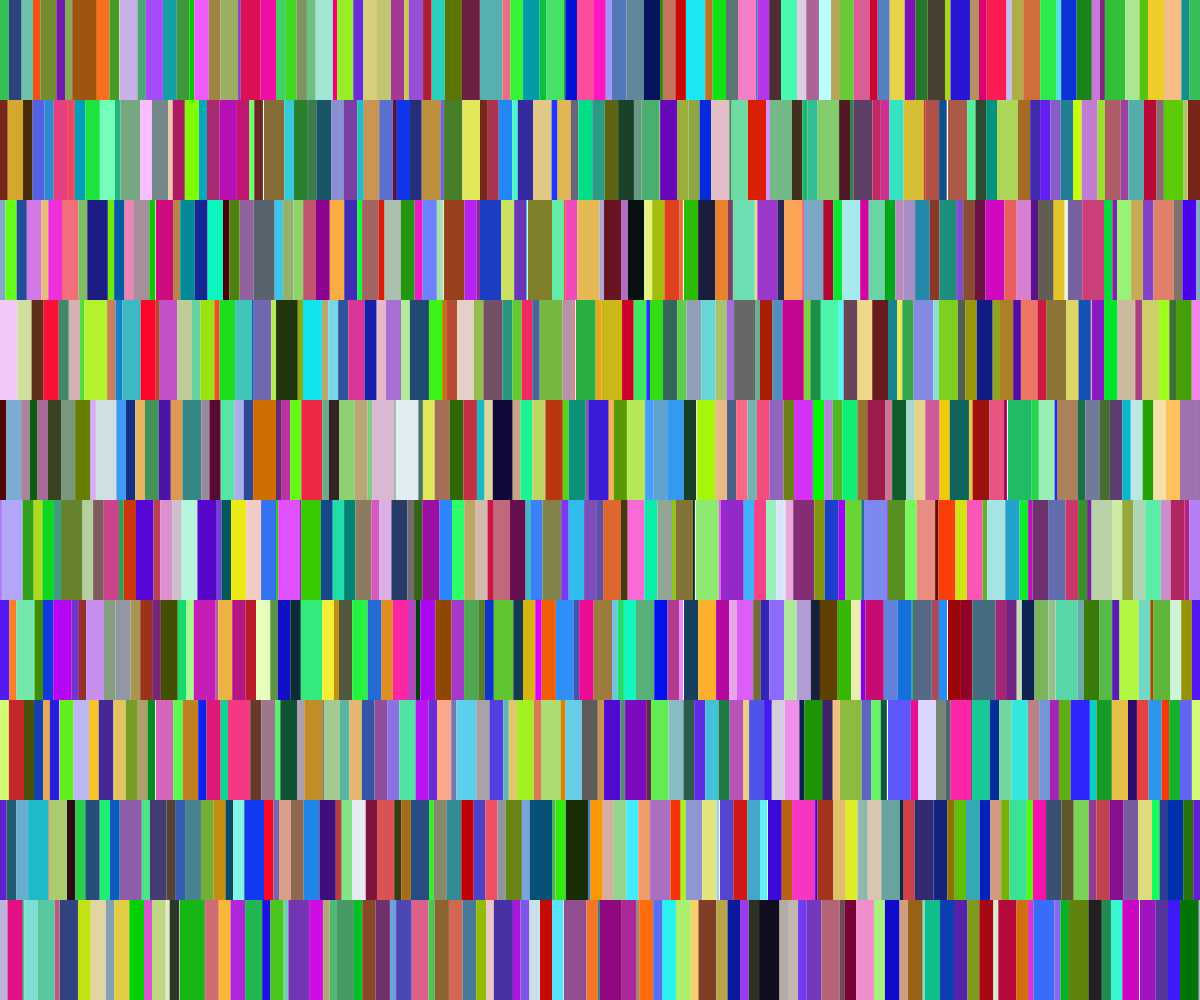
Frame 1 (no input)
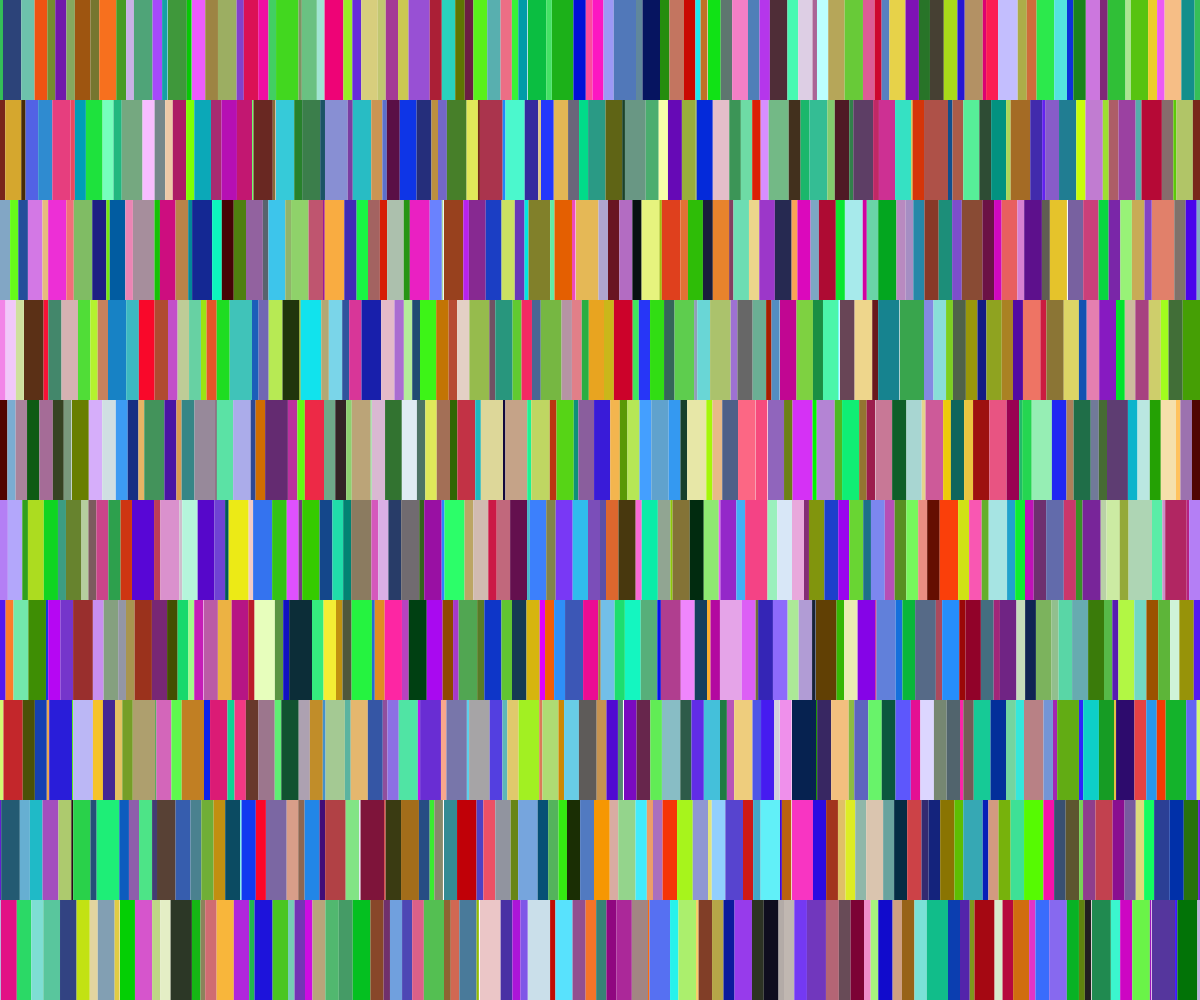
Frame 60 (no input)
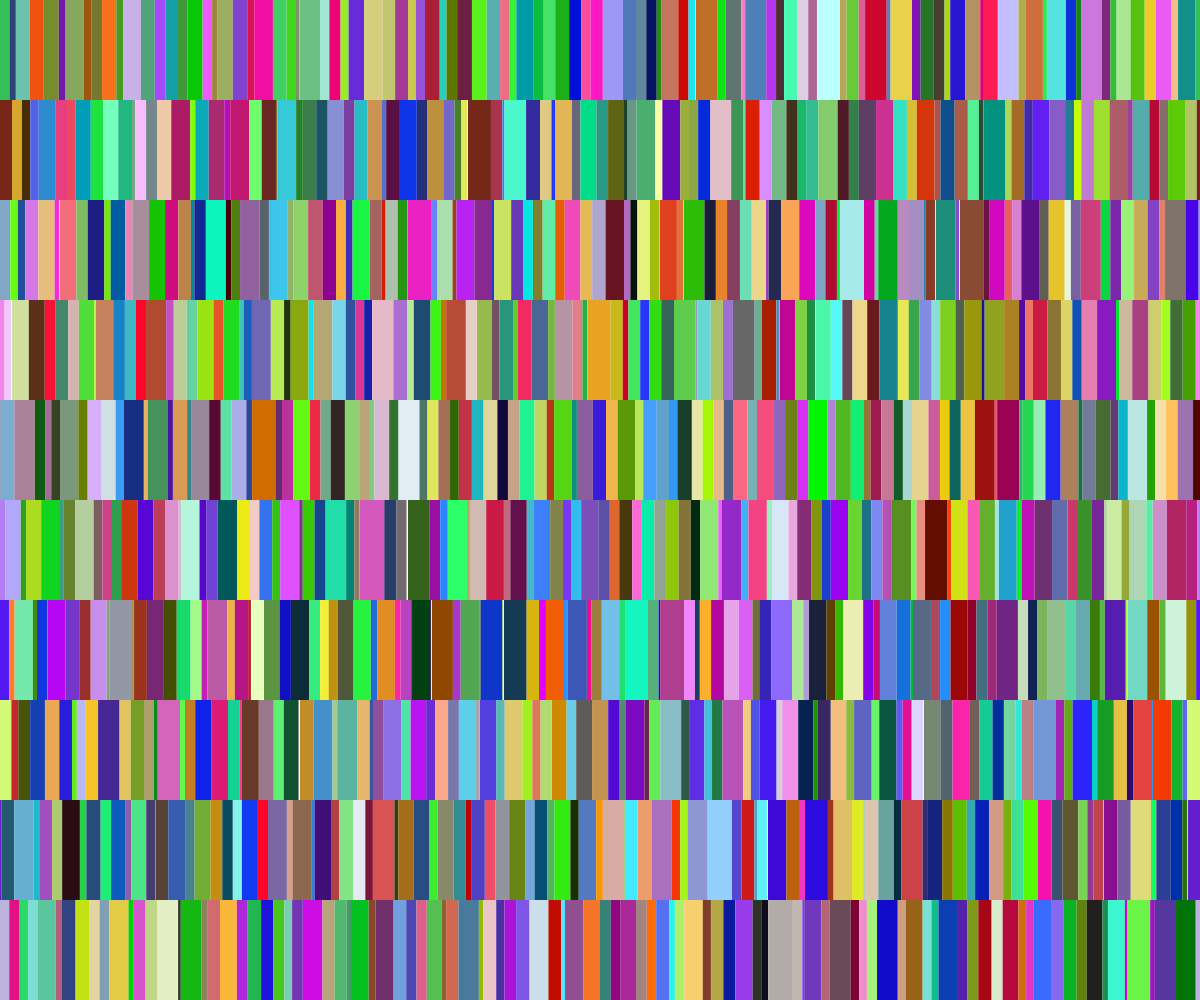
Frame 120 (the mouse pressed at the canvas centre since frame 60)

The p5.js sketch that drew these frames (run headless with seeded random() and noise() and a simulated clock; from frame 60 on, the mouse is pressed at the canvas centre):

// p5.js sketch
// ── sketch.js
let offset;
let margin = 0;
let rowHeight = 100;
let rows = [];

function setup(){
  createCanvas(windowWidth, windowHeight);

  // let containerWidth = 800;
  // let containerHeight = 800;

  let containerWidth = width;
  let containerHeight = height;

  let numRows = floor(containerHeight/rowHeight);
  rowHeight = height/numRows; //make it exact!

  let numLines = 100;
  offset = containerWidth/numLines;

  for(let r = 0; r < numRows; r++){
    let lines = [];
    for(let i = 0; i < numLines; i++){
      lines.push({origin: i * offset + offset/2 + margin, direction: random() > 0.5 ? -1 : 1, color: randomColor()} );
      lines[i].x = lines[i].origin + random(-offset/2, offset/2);
      lines[i].y = r * rowHeight;
      lines[i].speed = random(0.5, 1.5);
    }
    rows.push(lines);
  }
  // print(lines);
}

function draw(){
  background(255);
  //rect(0 + margin, 0, 800, 100);
  for(let h = 0; h < rows.length; h++){
    let row = rows[h];

    for(let i = 0; i < row.length; i++){
      l = row[i];
      l.x += l.speed * l.direction;
      // stroke("red");
      // line(l.origin, l.y, l.origin, l.y+rowHeight);
      // strokeWeight(3);
      // stroke(l.color);
      noStroke();
      fill(l.color);

      // line(l.x, l.y, l.x, l.y+rowHeight);
      if(i == 0){

        // ellipse(l.x, l.y, 200, 200);
        quad(0, rowHeight * h, 0, rowHeight * h + rowHeight, l.x, l.y+rowHeight, l.x, l.y) 
      // } else if(i == row.length -1){

      } else {
        let next = row[i-1];
        let width = next.x - l.x;
        //quad(x1, y1, x2, y2, x3, y3, x4, y4,
        quad(l.x, l.y, l.x, l.y+rowHeight,  next.x, next.y+rowHeight, next.x, next.y);
      }


      if(l.x > l.origin + offset/2){
        l.x = l.origin + offset/2;
        l.speed = random(0.5, 1.5);
        l.direction*=-1;
      } else if(l.x < l.origin - offset/2){
        l.x = l.origin - offset/2;
        l.speed = random(0.5, 1.5);
        l.direction*=-1;
      }
    }
    //end of screen to last line of row
    let last = row[row.length - 1];
    fill(row[0].color);
    quad(last.x, last.y, last.x, last.y+rowHeight, width, last.y+rowHeight, width, last.y);
  }
}

function randomColor(){
  return color(random(255), random(255), random(255));
}
